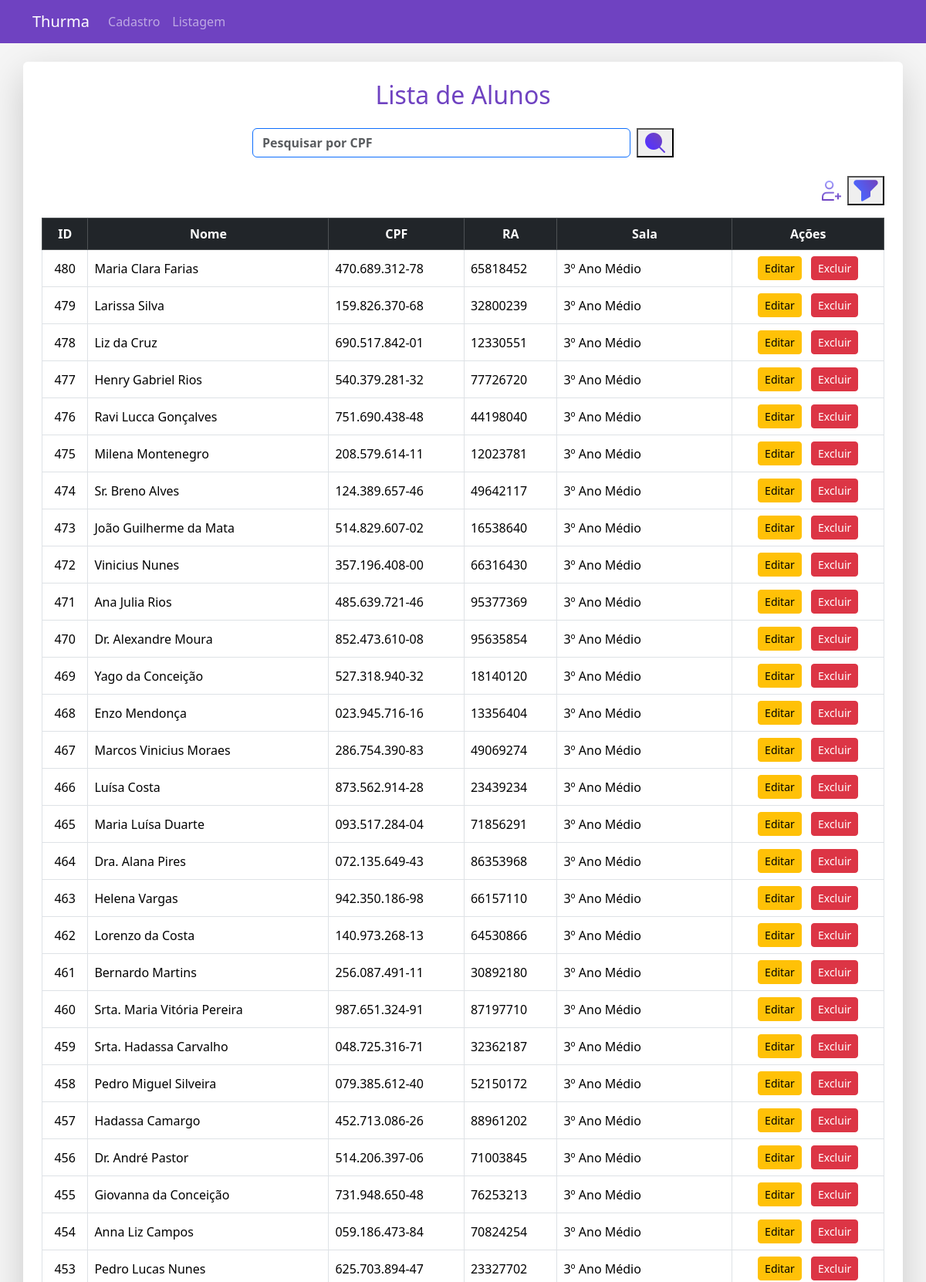
The app's page /listagem.php (upper part) with its own data.
### tables this page shows
CREATE TABLE `alunos` (
  `id` int(11) NOT NULL,
  `nome` varchar(255) NOT NULL,
  `nome_social` varchar(255) DEFAULT NULL,
  `cpf` varchar(14) NOT NULL,
  `rg` varchar(12) DEFAULT NULL,
  `data_nascimento` date NOT NULL,
  `nacionalidade` varchar(100) DEFAULT NULL,
  `deficiencia` enum('sim','nao') DEFAULT 'nao',
  `nome_pai` varchar(255) DEFAULT NULL,
  `nome_mae` varchar(255) DEFAULT NULL,
  `responsavel` varchar(255) NOT NULL,
  `rg_responsavel` varchar(12) DEFAULT NULL,
  `tipo_responsavel` varchar(100) DEFAULT NULL,
  `tel_responsavel` varchar(15) DEFAULT NULL,
  `trabalho_responsavel` varchar(255) DEFAULT NULL,
  `tel_trabalho_responsavel` varchar(15) DEFAULT NULL,
  `renda_responsavel` decimal(10,2) DEFAULT NULL,
  `email_responsavel` varchar(255) DEFAULT NULL,
  `email_aluno` varchar(255) DEFAULT NULL,
  `endereco` varchar(255) DEFAULT NULL,
  `bairro` varchar(100) DEFAULT NULL,
  `cidade` varchar(100) DEFAULT NULL,
  `uf` char(2) DEFAULT NULL,
  `cep` varchar(8) DEFAULT NULL,
  `complemento` varchar(100) DEFAULT NULL,
  `telefone_fixo` varchar(15) DEFAULT NULL,
  `cel_responsavel` varchar(15) DEFAULT NULL,
  `cor` varchar(50) DEFAULT NULL,
  `ra` varchar(20) NOT NULL,
  `registro_sus` varchar(20) DEFAULT NULL,
  `nis` varchar(20) DEFAULT NULL,
  `tipo_sanguineo` varchar(3) DEFAULT NULL,
  `medicamento` varchar(255) DEFAULT NULL,
  `genero` varchar(20) DEFAULT NULL,
  `tem_gemeos` enum('sim','nao') DEFAULT 'nao',
  `quantos_gemeos` int(11) DEFAULT 0,
  `sala` enum('1º Ano Fundamental','2º Ano Fundamental','3º Ano Fundamental','4º Ano Fundamental','5º Ano Fundamental','6º Ano Fundamental','7º Ano Fundamental','8º Ano Fundamental','9º Ano Fundamental','1º Ano Médio','2º Ano Médio','3º Ano Médio') NOT NULL DEFAULT '1º Ano Fundamental',
  `pais` enum('Afeganistão','África do Sul','Albânia','Alemanha','Andorra','Angola','Antígua e Barbuda','Arábia Saudita','Argélia','Argentina','Armênia','Austrália','Áustria','Azerbaijão','Bahamas','Bahrein','Bangladesh','Barbados','Bélgica','Belize','Benin','Bielorrússia','Bolívia','Bósnia e Herzegovina','Botsuana','Brasil','Brunei','Bulgária','Burquina Faso','Burundi','Butão','Cabo Verde','Camarões','Camboja','Canadá','Catar','Cazaquistão','Chade','Chile','China','Chipre','Colômbia','Comores','Congo','Coreia do Norte','Coreia do Sul','Costa do Marfim','Costa Rica','Croácia','Cuba','Dinamarca','Djibuti','Dominica','Egito','El Salvador','Emirados Árabes Unidos','Equador','Eritreia','Eslováquia','Eslovênia','Espanha','Estados Unidos','Estônia','Eswatini','Etiópia','Fiji','Filipinas','Finlândia','França','Gabão','Gâmbia','Gana','Geórgia','Granada','Grécia','Guatemala','Guiana','Guiné','Guiné Equatorial','Guiné-Bissau','Haiti','Holanda','Honduras','Hungria','Iémen','Ilhas Marshall','Ilhas Salomão','Índia','Indonésia','Irã','Iraque','Irlanda','Islândia','Israel','Itália','Jamaica','Japão','Jordânia','Kiribati','Kuwait','Laos','Lesoto','Letônia','Líbano','Libéria','Líbia','Liechtenstein','Lituânia','Luxemburgo','Macedônia do Norte','Madagáscar','Malásia','Malawi','Maldivas','Mali','Malta','Marrocos','Maurício','Mauritânia','México','Mianmar','Micronésia','Moçambique','Moldávia','Mônaco','Mongólia','Montenegro','Namíbia','Nauru','Nepal','Nicarágua','Níger','Nigéria','Noruega','Nova Zelândia','Omã','Palau','Panamá','Papua-Nova Guiné','Paquistão','Paraguai','Peru','Polônia','Portugal','Quênia','Quirguistão','Reino Unido','República Centro-Africana','República Checa','República Democrática do Congo','República Dominicana','Romênia','Ruanda','Rússia','Saara Ocidental','Saint Kitts e Nevis','Saint Vincent e Granadinas','Samoa','San Marino','Santa Lúcia','São Tomé e Príncipe','Senegal','Serra Leoa','Sérvia','Singapura','Síria','Somália','Sri Lanka','Suazilândia','Sudão','Sudão do Sul','Suécia','Suíça','Suriname','Tailândia','Taiwan','Tajiquistão','Tanzânia','Timor-Leste','Togo','Tonga','Trindade e Tobago','Tunísia','Turcomenistão','Turquia','Tuvalu','Ucrânia','Uganda','Uruguai','Uzbequistão','Vanuatu','Vaticano','Venezuela','Vietnã','Zâmbia','Zimbábue') DEFAULT NULL
);

### listagem.php (the view, shortened to what this page needs)
<?php
include 'conexao.php';
$cpf = '';
if ($_SERVER["REQUEST_METHOD"] === "POST") {
    $cpf = isset($_POST['cpf']) ? trim($_POST['cpf']) : '';
    $temGemeos = isset($_POST['temGemeo']) ? $_POST['temGemeo'] : '';
    $genero = isset($_POST['genero']) ? $_POST['genero'] : '';
    $nacionalidade = isset($_POST['nacionalidade']) ? trim($_POST['nacionalidade']) : '';
    $dataNascimento = isset($_POST['dataNascimento']) ? $_POST['dataNascimento'] : '';
    $sala = isset($_POST['sala']) ? trim($_POST['sala']) : '';
    $query = "SELECT id, nome, cpf, ra, sala FROM alunos WHERE 1=1";
    $params = [];
    $types = '';
    if (!empty($cpf)) {
        $query .= " AND cpf = ?";
        $params[] = $cpf;
        $types .= 's';
    }
    if (!empty($temGemeos)) {
        $query .= " AND tem_gemeos = ?";
        $params[] = $temGemeos;
        $types .= 's';
    }
    if (!empty($genero)) {
        $query .= " AND genero = ?";
        $params[] = $genero;
        $types .= 's';
    }
    if (!empty($nacionalidade)) {
        $query .= " AND nacionalidade = ?";
        $params[] = $nacionalidade;
        $types .= 's';
    }
    if (!empty($dataNascimento)) {
        $query .= " AND data_nascimento = ?";
        $params[] = $dataNascimento;
        $types .= 's';
    }
    if (!empty($sala)) {
        $query .= " AND sala = ?";
        $params[] = $sala;
        $types .= 's';
    }
    $stmt = $conn->prepare($query);
    if ($stmt === false) {
        die("Erro na preparação da consulta: " . $conn->error);
    }
    if (!empty($params)) {
        $stmt->bind_param($types, ...$params);
    }
    $stmt->execute();
    $result = $stmt->get_result();
} else {
    $result = $conn->query("SELECT id, nome, cpf, ra, sala FROM alunos ORDER BY id DESC");
}
?>
<!DOCTYPE html>
<html lang="pt-BR">
<head>
  <link href="https://cdn.jsdelivr.net/npm/bootstrap@5.3.3/dist/css/bootstrap.min.css" rel="stylesheet">
  <link rel="stylesheet" href="style.css">
</head>
<body>
<nav class="navbar navbar-expand-lg navbar-dark bg-purple mb-4">
  <div class="container">
    <a class="navbar-brand" href="index.php">Thurma</a>
    <div class="collapse navbar-collapse">
        <ul class="navbar-nav me-auto">
        <li class="nav-item"><a class="nav-link" href="cadastro.html">Cadastro</a></li>
        <li class="nav-item"><a class="nav-link" href="listagem.php">Listagem</a></li>
    </ul>
    </div>
  </div>
</nav>
<div class="container bg-white shadow-lg rounded p-4 mb-5">
  <h2 class="text-center text-purple mb-4">Lista de Alunos</h2>
  <form method="POST" class="d-flex mb-4 col-md-6 mx-auto" role="search">
      <input class="form-control me-2 border border-primary fw-bold" type="text" name="cpf" id="cpf"
             placeholder="Pesquisar por CPF" value="<?= htmlspecialchars($cpf) ?>" required>
      <button class="" type="submit"><img src="img/search.png"></button>
  </form>
  <div class="table-responsive">
    <DIV>
    <div class="text-end mb-3">
      <a href="cadastro.html"><img src="img/user.png"></a>
       <button type="button" data-bs-toggle="modal" data-bs-target="#filterModal">
      <img src="img/filter.png">
      </button>
    </div>
    </DIV>
    <table class="table table-bordered table-hover align-middle">
      <thead class="table-dark text-center">
        <tr>
          <th>ID</th>
          <th>Nome</th>
          <th>CPF</th>
          <th>RA</th>
          <th>Sala</th>
          <th>Ações</th>
        </tr>
      </thead>
      <tbody>
        <?php if ($result->num_rows > 0): ?>
            <?php while ($row = $result->fetch_assoc()): ?>
            <tr>
              <td class="text-center"><?= $row['id'] ?></td>
              <td><?= htmlspecialchars($row['nome']) ?></td>
              <td><?= htmlspecialchars($row['cpf']) ?></td>
              <td><?= htmlspecialchars($row['ra']) ?></td>
              <td><?= htmlspecialchars($row['sala']) ?></td>
              <td class="text-center">
  <a href="editar_aluno.php?id=<?= $row['id'] ?>" class="btn btn-sm btn-warning me-2">Editar</a>
  <a href="javascript:void(0);" class="btn btn-sm btn-danger"
     onclick="confirmDelete(<?= $row['id'] ?>)">Excluir</a>
</td>
            </tr>
            <?php endwhile; ?>
        <?php else: ?>
            <tr>
              <td colspan="5" class="text-center text-muted">Nenhum aluno encontrado.</td>
            </tr>
        <?php endif; ?>
      </tbody>
    </table>
  </div>
</div>
</body>
</html>

### style.css (style rules this page uses)
body { background: url('background.jpg') repeat; background-color: #f5f5f5; font-family: 'Segoe UI', sans-serif; }
.bg-purple { background-color: #6f42c1 !important; }
.text-purple { color: #6f42c1; }
input, select { border-radius: 6px !important; }

### records on screen
alunos: id "480", nome "Maria Clara Farias", cpf "470.689.312-78", ra "65818452", sala "3º Ano Médio"
alunos: id "479", nome "Larissa Silva", cpf "159.826.370-68", ra "32800239", sala "3º Ano Médio"
alunos: id "478", nome "Liz da Cruz", cpf "690.517.842-01", ra "12330551", sala "3º Ano Médio"
alunos: id "477", nome "Henry Gabriel Rios", cpf "540.379.281-32", ra "77726720", sala "3º Ano Médio"
alunos: id "476", nome "Ravi Lucca Gonçalves", cpf "751.690.438-48", ra "44198040", sala "3º Ano Médio"
alunos: id "475", nome "Milena Montenegro", cpf "208.579.614-11", ra "12023781", sala "3º Ano Médio"
alunos: id "474", nome "Sr. Breno Alves", cpf "124.389.657-46", ra "49642117", sala "3º Ano Médio"
alunos: id "473", nome "João Guilherme da Mata", cpf "514.829.607-02", ra "16538640", sala "3º Ano Médio"
alunos: id "472", nome "Vinicius Nunes", cpf "357.196.408-00", ra "66316430", sala "3º Ano Médio"
alunos: id "471", nome "Ana Julia Rios", cpf "485.639.721-46", ra "95377369", sala "3º Ano Médio"
alunos: id "470", nome "Dr. Alexandre Moura", cpf "852.473.610-08", ra "95635854", sala "3º Ano Médio"
alunos: id "469", nome "Yago da Conceição", cpf "527.318.940-32", ra "18140120", sala "3º Ano Médio"
alunos: id "468", nome "Enzo Mendonça", cpf "023.945.716-16", ra "13356404", sala "3º Ano Médio"
alunos: id "467", nome "Marcos Vinicius Moraes", cpf "286.754.390-83", ra "49069274", sala "3º Ano Médio"
alunos: id "466", nome "Luísa Costa", cpf "873.562.914-28", ra "23439234", sala "3º Ano Médio"
alunos: id "465", nome "Maria Luísa Duarte", cpf "093.517.284-04", ra "71856291", sala "3º Ano Médio"
alunos: id "464", nome "Dra. Alana Pires", cpf "072.135.649-43", ra "86353968", sala "3º Ano Médio"
alunos: id "463", nome "Helena Vargas", cpf "942.350.186-98", ra "66157110", sala "3º Ano Médio"
alunos: id "462", nome "Lorenzo da Costa", cpf "140.973.268-13", ra "64530866", sala "3º Ano Médio"
alunos: id "461", nome "Bernardo Martins", cpf "256.087.491-11", ra "30892180", sala "3º Ano Médio"
alunos: id "460", nome "Srta. Maria Vitória Pereira", cpf "987.651.324-91", ra "87197710", sala "3º Ano Médio"
alunos: id "459", nome "Srta. Hadassa Carvalho", cpf "048.725.316-71", ra "32362187", sala "3º Ano Médio"
alunos: id "458", nome "Pedro Miguel Silveira", cpf "079.385.612-40", ra "52150172", sala "3º Ano Médio"
alunos: id "457", nome "Hadassa Camargo", cpf "452.713.086-26", ra "88961202", sala "3º Ano Médio"
alunos: id "456", nome "Dr. André Pastor", cpf "514.206.397-06", ra "71003845", sala "3º Ano Médio"
alunos: id "455", nome "Giovanna da Conceição", cpf "731.948.650-48", ra "76253213", sala "3º Ano Médio"
alunos: id "454", nome "Anna Liz Campos", cpf "059.186.473-84", ra "70824254", sala "3º Ano Médio"
alunos: id "453", nome "Pedro Lucas Nunes", cpf "625.703.894-47", ra "23327702", sala "3º Ano Médio"
